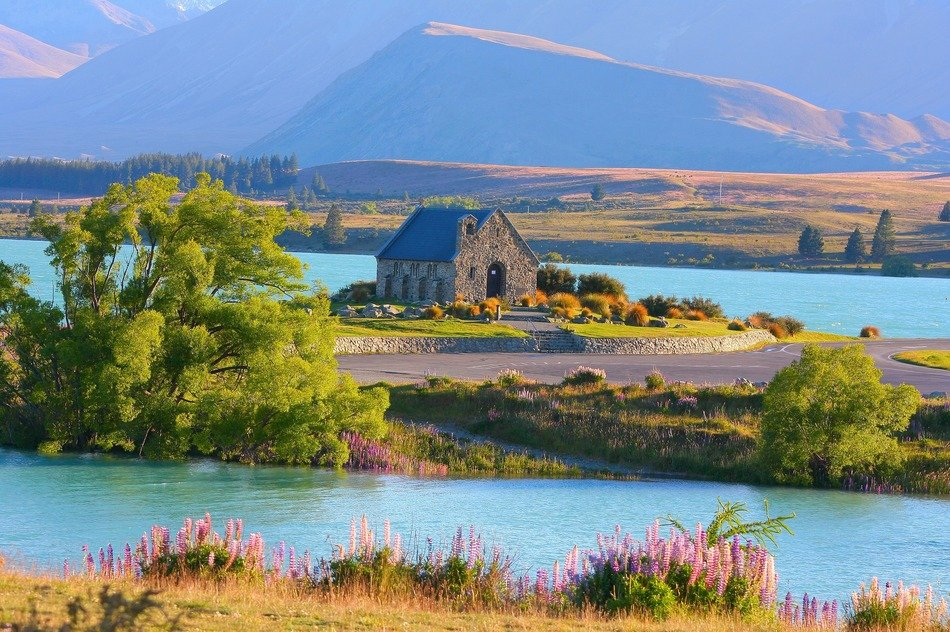
#> input picture my_exercise_files/Week11/NZ_pic.jpg, 950 x 632 px
$ jupyter execute --allow-errors Week11_tutorial_1.ipynb   (shell and % lines are left out)
#> lines starting #> are read from the running program, lines starting #| are printed output that depends on the picture
[cell 1]
import cv2
import numpy as np
import matplotlib.pyplot as plt
from IPython.display import Image

[cell 2]
"""
#Til at lave de to images, husk at ændre squaresize afhængig
#af pixels, og navnet på filen, hvor billedet skal gemmes
# Størrelse på hvert kvadrat i checkerboard
square_size = 28

# Antal rækker og kolonner i checkerboard
rows = 3
cols = 3

# Generer en tom numpy-array med størrelsen på checkerboard
checkerboard = np.zeros((rows*square_size, cols*square_size), dtype=np.uint8)

# Farve for de hvide og sorte felter (byt om på white og black)
white = 0
black = 255

# Udfyld felterne i checkerboard (byt om på white og black)
for r in range(rows):
    for c in range(cols):
        if (r+c) % 2 == 0:
            checkerboard[r*square_size:(r+1)*square_size, c*square_size:(c+1)*square_size] = white
        else:
            checkerboard[r*square_size:(r+1)*square_size, c*square_size:(c+1)*square_size] = black

# Gem checkerboard-billedet som en PNG-fil
cv2.imwrite("checkerboard_84_84.png", checkerboard)
"""

[cell 3]
Image(filename="checkerboard_18_18.png")

[cell 4]
Image(filename="checkerboard_84_84.png")

[cell 5]
cb_img = cv2.imread("checkerboard_18_18.png",0)
print(cb_img)
#| None

# print size of image
#> (the rest of this cell did not finish here and is left out)

[cell 6]
# display image
plt.imshow(cb_img)
#> (this line was passed over: IPython is not available in this run)

[cell 7]
# display image in gray
plt.imshow(cb_img, cmap='gray')
#> (this line was passed over: IPython is not available in this run)

[cell 8]
Image(filename="Coca_Cola_logo.png")

[cell 9]
# Read in image
coke_img = cv2.imread("Coca_Cola_logo.png",1)
# print size of image
#> (the rest of this cell did not finish here and is left out)

#> (a cell that did not finish here is left out)

[cell 11]
# Split the image to into B, G, R components
img_NZ_bgr = cv2.imread("NZ_pic.jpg", cv2.IMREAD_COLOR)
#> img_NZ_bgr is the input picture: shape (632, 950, 3); mean B, G, R 137.8, 137.9, 123.8
b,g,r = cv2.split(img_NZ_bgr)
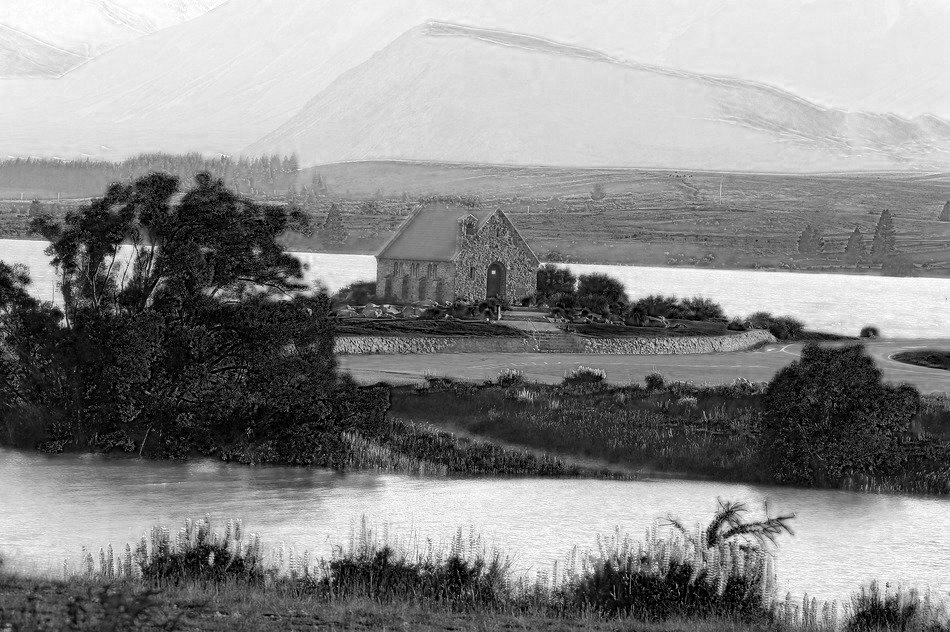
#> b: shape (632, 950); min 0, max 255, mean 137.8
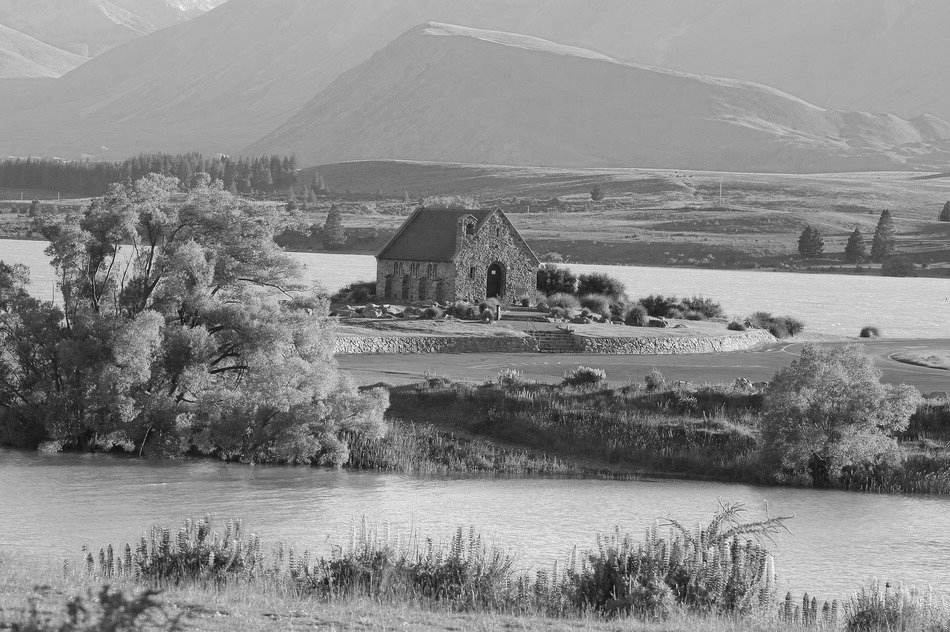
#> g: shape (632, 950); min 0, max 255, mean 137.9
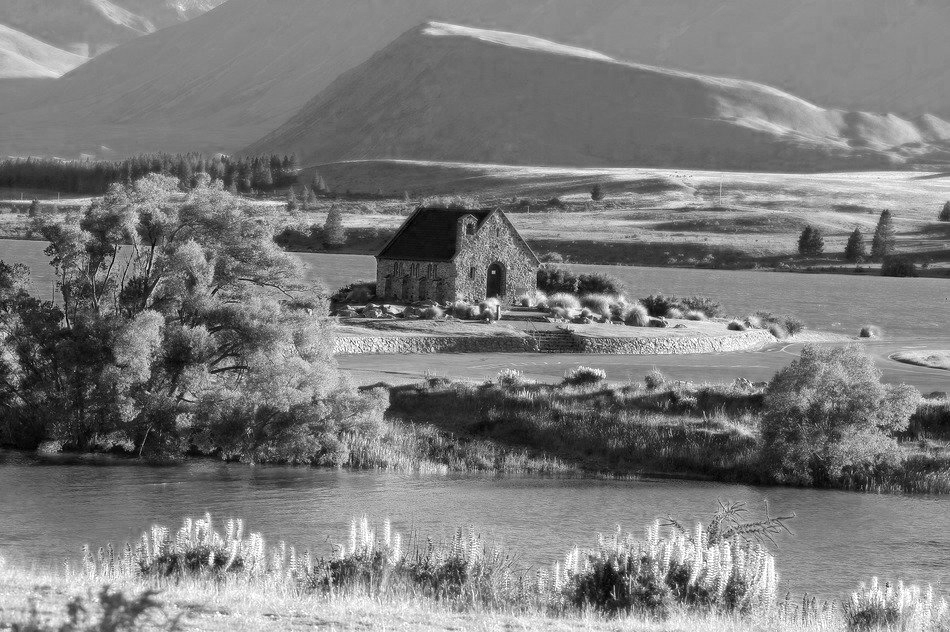
#> r: shape (632, 950); min 0, max 255, mean 123.8

# show the channels
plt.figure(figsize=[20,5])
#> (this line was passed over: IPython is not available in this run)
plt.subplot(141);plt.imshow(r,cmap='gray');plt.title("Red channel")
#> (this line was passed over: IPython is not available in this run)
#> (this line was passed over: IPython is not available in this run)
#> (this line was passed over: IPython is not available in this run)
plt.subplot(142);plt.imshow(g,cmap='gray');plt.title("Green channel")
#> (this line was passed over: IPython is not available in this run)
plt.subplot(143);plt.imshow(b,cmap='gray');plt.title("Blue channel")

img_merged = cv2.merge((b,g,r))
plt.subplot(144);plt.imshow(img_merged[:,:,::-1]);plt.title("Merged output")
